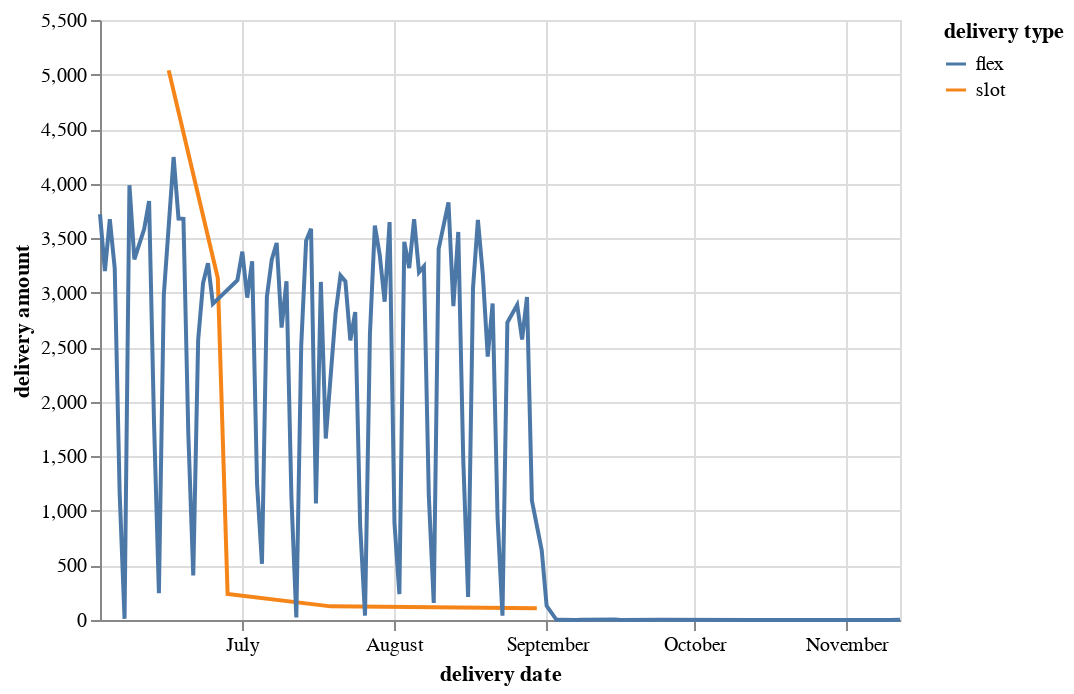

Here is the notebook cell this chart was saved with:
### Code cell
alt.Chart(p01).mark_line().encode(
    x=alt.X(shorthand='delivery date', type="temporal"),
    y=alt.Y(shorthand='delivery amount', type='quantitative'),
    color=alt.Color(shorthand='delivery type', type="nominal"),
)

### Figure 1 — Vega-Lite specification as saved in the notebook (floating-point values rounded to 4 significant figures)
{"config": {"view": {"continuousWidth": 400, "continuousHeight": 300}}, "data": {"name": "data-dc320c643807c507f7e12f6db7fb9b92"}, "mark": "line", "encoding": {"color": {"type": "nominal", "field": "delivery type"}, "x": {"type": "temporal", "field": "delivery date"}, "y": {"type": "quantitative", "field": "delivery amount"}}, "$schema": "https://vega.github.io/schema/vega-lite/v4.8.1.json", "datasets": {"data-dc320c643807c507f7e12f6db7fb9b92": [{"delivery date": "2020-06-16T00:00:00+00:00", "delivery amount": 5038, "delivery type": "slot"}, {"delivery date": "2020-06-17T00:00:00+00:00", "delivery amount": 4244, "delivery type": "flex"}, {"delivery date": "2020-06-08T00:00:00+00:00", "delivery amount": 3986, "delivery type": "flex"}, {"delivery date": "2020-06-12T00:00:00+00:00", "delivery amount": 3841, "delivery type": "flex"}, {"delivery date": "2020-08-12T00:00:00+00:00", "delivery amount": 3829, "delivery type": "flex"}, {"delivery date": "2020-06-02T00:00:00+00:00", "delivery amount": 3719, "delivery type": "flex"}, {"delivery date": "2020-06-18T00:00:00+00:00", "delivery amount": 3680, "delivery type": "flex"}, {"delivery date": "2020-06-19T00:00:00+00:00", "delivery amount": 3677, "delivery type": "flex"}, {"delivery date": "2020-08-05T00:00:00+00:00", "delivery amount": 3675, "delivery type": "flex"}, {"delivery date": "2020-06-04T00:00:00+00:00", "delivery amount": 3674, "delivery type": "flex"}, {"delivery date": "2020-08-18T00:00:00+00:00", "delivery amount": 3668, "delivery type": "flex"}, {"delivery date": "2020-07-31T00:00:00+00:00", "delivery amount": 3648, "delivery type": "flex"}, {"delivery date": "2020-07-28T00:00:00+00:00", "delivery amount": 3615, "delivery type": "flex"}, {"delivery date": "2020-07-15T00:00:00+00:00", "delivery amount": 3586, "delivery type": "flex"}, {"delivery date": "2020-06-11T00:00:00+00:00", "delivery amount": 3583, "delivery type": "flex"}, {"delivery date": "2020-08-14T00:00:00+00:00", "delivery amount": 3557, "delivery type": "flex"}, {"delivery date": "2020-07-14T00:00:00+00:00", "delivery amount": 3478, "delivery type": "flex"}, {"delivery date": "2020-08-03T00:00:00+00:00", "delivery amount": 3467, "delivery type": "flex"}, {"delivery date": "2020-07-08T00:00:00+00:00", "delivery amount": 3456, "delivery type": "flex"}, {"delivery date": "2020-08-10T00:00:00+00:00", "delivery amount": 3402, "delivery type": "flex"}, {"delivery date": "2020-07-01T00:00:00+00:00", "delivery amount": 3376, "delivery type": "flex"}, {"delivery date": "2020-07-29T00:00:00+00:00", "delivery amount": 3345, "delivery type": "flex"}, {"delivery date": "2020-06-09T00:00:00+00:00", "delivery amount": 3306, "delivery type": "flex"}, {"delivery date": "2020-07-07T00:00:00+00:00", "delivery amount": 3305, "delivery type": "flex"}, {"delivery date": "2020-07-03T00:00:00+00:00", "delivery amount": 3289, "delivery type": "flex"}, {"delivery date": "2020-06-24T00:00:00+00:00", "delivery amount": 3270, "delivery type": "flex"}, {"delivery date": "2020-08-07T00:00:00+00:00", "delivery amount": 3241, "delivery type": "flex"}, {"delivery date": "2020-08-04T00:00:00+00:00", "delivery amount": 3226, "delivery type": "flex"}, {"delivery date": "2020-06-05T00:00:00+00:00", "delivery amount": 3223, "delivery type": "flex"}, {"delivery date": "2020-06-03T00:00:00+00:00", "delivery amount": 3199, "delivery type": "flex"}, {"delivery date": "2020-08-06T00:00:00+00:00", "delivery amount": 3188, "delivery type": "flex"}, {"delivery date": "2020-08-19T00:00:00+00:00", "delivery amount": 3167, "delivery type": "flex"}, {"delivery date": "2020-07-21T00:00:00+00:00", "delivery amount": 3157, "delivery type": "flex"}, {"delivery date": "2020-06-26T00:00:00+00:00", "delivery amount": 3134, "delivery type": "slot"}, {"delivery date": "2020-06-30T00:00:00+00:00", "delivery amount": 3115, "delivery type": "flex"}, {"delivery date": "2020-07-10T00:00:00+00:00", "delivery amount": 3105, "delivery type": "flex"}, {"delivery date": "2020-07-22T00:00:00+00:00", "delivery amount": 3104, "delivery type": "flex"}, {"delivery date": "2020-07-17T00:00:00+00:00", "delivery amount": 3099, "delivery type": "flex"}, {"delivery date": "2020-06-23T00:00:00+00:00", "delivery amount": 3089, "delivery type": "flex"}, {"delivery date": "2020-08-17T00:00:00+00:00", "delivery amount": 3043, "delivery type": "flex"}, {"delivery date": "2020-06-15T00:00:00+00:00", "delivery amount": 2979, "delivery type": "flex"}, {"delivery date": "2020-07-06T00:00:00+00:00", "delivery amount": 2962, "delivery type": "flex"}, {"delivery date": "2020-08-28T00:00:00+00:00", "delivery amount": 2960, "delivery type": "flex"}, {"delivery date": "2020-07-02T00:00:00+00:00", "delivery amount": 2955, "delivery type": "flex"}, {"delivery date": "2020-07-30T00:00:00+00:00", "delivery amount": 2918, "delivery type": "flex"}, {"delivery date": "2020-08-21T00:00:00+00:00", "delivery amount": 2901, "delivery type": "flex"}, {"delivery date": "2020-06-25T00:00:00+00:00", "delivery amount": 2898, "delivery type": "flex"}, {"delivery date": "2020-08-26T00:00:00+00:00", "delivery amount": 2889, "delivery type": "flex"}, {"delivery date": "2020-08-13T00:00:00+00:00", "delivery amount": 2878, "delivery type": "flex"}, {"delivery date": "2020-07-24T00:00:00+00:00", "delivery amount": 2823, "delivery type": "flex"}, {"delivery date": "2020-07-20T00:00:00+00:00", "delivery amount": 2813, "delivery type": "flex"}, {"delivery date": "2020-08-24T00:00:00+00:00", "delivery amount": 2726, "delivery type": "flex"}, {"delivery date": "2020-07-09T00:00:00+00:00", "delivery amount": 2681, "delivery type": "flex"}, {"delivery date": "2020-07-27T00:00:00+00:00", "delivery amount": 2621, "delivery type": "flex"}, {"delivery date": "2020-08-27T00:00:00+00:00", "delivery amount": 2572, "delivery type": "flex"}, {"delivery date": "2020-06-22T00:00:00+00:00", "delivery amount": 2567, "delivery type": "flex"}, {"delivery date": "2020-07-23T00:00:00+00:00", "delivery amount": 2563, "delivery type": "flex"}, {"delivery date": "2020-07-13T00:00:00+00:00", "delivery amount": 2516, "delivery type": "flex"}, {"delivery date": "2020-08-20T00:00:00+00:00", "delivery amount": 2415, "delivery type": "flex"}, {"delivery date": "2020-06-13T00:00:00+00:00", "delivery amount": 1822, "delivery type": "flex"}, {"delivery date": "2020-06-20T00:00:00+00:00", "delivery amount": 1698, "delivery type": "flex"}, {"delivery date": "2020-07-18T00:00:00+00:00", "delivery amount": 1664, "delivery type": "flex"}, {"delivery date": "2020-08-15T00:00:00+00:00", "delivery amount": 1490, "delivery type": "flex"}, {"delivery date": "2020-07-04T00:00:00+00:00", "delivery amount": 1248, "delivery type": "flex"}, {"delivery date": "2020-06-06T00:00:00+00:00", "delivery amount": 1170, "delivery type": "flex"}, {"delivery date": "2020-08-08T00:00:00+00:00", "delivery amount": 1135, "delivery type": "flex"}, {"delivery date": "2020-07-11T00:00:00+00:00", "delivery amount": 1124, "delivery type": "flex"}, {"delivery date": "2020-08-29T00:00:00+00:00", "delivery amount": 1094, "delivery type": "flex"}, {"delivery date": "2020-07-16T00:00:00+00:00", "delivery amount": 1069, "delivery type": "flex"}, {"delivery date": "2020-08-22T00:00:00+00:00", "delivery amount": 943, "delivery type": "flex"}, {"delivery date": "2020-08-01T00:00:00+00:00", "delivery amount": 887, "delivery type": "flex"}, {"delivery date": "2020-07-25T00:00:00+00:00", "delivery amount": 875, "delivery type": "flex"}, {"delivery date": "2020-08-31T00:00:00+00:00", "delivery amount": 638, "delivery type": "flex"}, {"delivery date": "2020-07-05T00:00:00+00:00", "delivery amount": 515, "delivery type": "flex"}, {"delivery date": "2020-06-21T00:00:00+00:00", "delivery amount": 409, "delivery type": "flex"}, {"delivery date": "2020-06-14T00:00:00+00:00", "delivery amount": 245, "delivery type": "flex"}, {"delivery date": "2020-06-28T00:00:00+00:00", "delivery amount": 238, "delivery type": "slot"}, {"delivery date": "2020-08-02T00:00:00+00:00", "delivery amount": 237, "delivery type": "flex"}, {"delivery date": "2020-08-16T00:00:00+00:00", "delivery amount": 211, "delivery type": "flex"}, {"delivery date": "2020-08-09T00:00:00+00:00", "delivery amount": 157, "delivery type": "flex"}, {"delivery date": "2020-09-01T00:00:00+00:00", "delivery amount": 130, "delivery type": "flex"}, {"delivery date": "2020-07-19T00:00:00+00:00", "delivery amount": 125, "delivery type": "slot"}, {"delivery date": "2020-08-30T00:00:00+00:00", "delivery amount": 108, "delivery type": "slot"}, {"delivery date": "2020-07-26T00:00:00+00:00", "delivery amount": 40, "delivery type": "flex"}, {"delivery date": "2020-08-23T00:00:00+00:00", "delivery amount": 40, "delivery type": "flex"}, {"delivery date": "2020-07-12T00:00:00+00:00", "delivery amount": 23, "delivery type": "flex"}, {"delivery date": "2020-06-07T00:00:00+00:00", "delivery amount": 11, "delivery type": "flex"}, {"delivery date": "2020-09-15T00:00:00+00:00", "delivery amount": 4, "delivery type": "flex"}, {"delivery date": "2020-09-04T00:00:00+00:00", "delivery amount": 3, "delivery type": "flex"}, {"delivery date": "2020-09-03T00:00:00+00:00", "delivery amount": 2, "delivery type": "flex"}, {"delivery date": "2020-09-24T00:00:00+00:00", "delivery amount": 2, "delivery type": "flex"}, {"delivery date": "2020-09-08T00:00:00+00:00", "delivery amount": 2, "delivery type": "flex"}, {"delivery date": "2020-11-12T00:00:00+00:00", "delivery amount": 2, "delivery type": "flex"}, {"delivery date": "2020-11-10T00:00:00+00:00", "delivery amount": 1, "delivery type": "flex"}, {"delivery date": "2020-10-27T00:00:00+00:00", "delivery amount": 1, "delivery type": "flex"}, {"delivery date": "2020-10-13T00:00:00+00:00", "delivery amount": 1, "delivery type": "flex"}, {"delivery date": "2020-09-16T00:00:00+00:00", "delivery amount": 1, "delivery type": "flex"}, {"delivery date": "2020-09-07T00:00:00+00:00", "delivery amount": 1, "delivery type": "flex"}]}}
